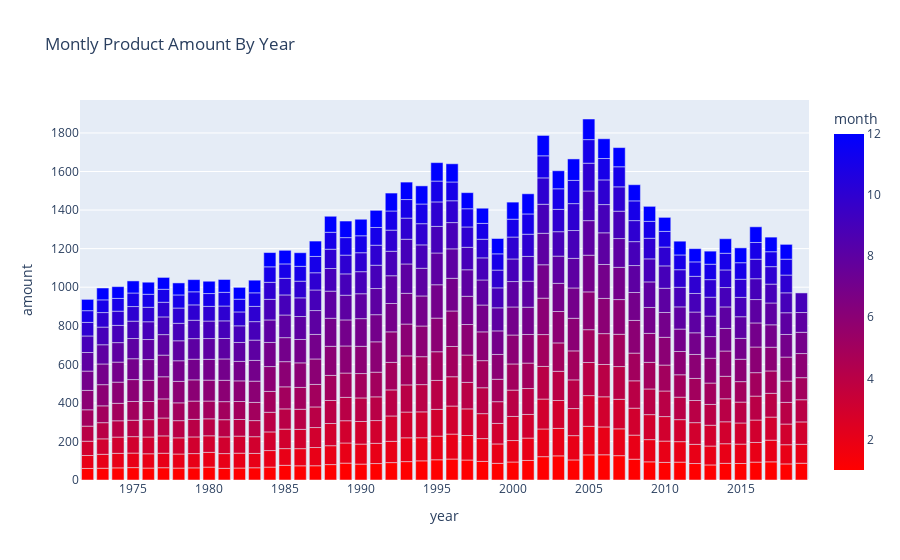

Notebook source saved alongside this figure:
### Code cell
fig = px.bar(df, x='year', y='amount', 
             color='month', 
             title='Montly Product Amount By Year',
             color_continuous_scale='Bluered_r')

fig.show()

### Figure 1 — Plotly figure (JSON) as saved in the notebook; plotly's stock layout.template omitted (floating-point values rounded to 4 significant figures; data arrays with more than 128 entries replaced by an {"elided": "..."} marker saying what was removed)
{"data": [{"alignmentgroup": "True", "hovertemplate": "year=%{x}<br>amount=%{y}<br>month=%{marker.color}<extra></extra>", "legendgroup": "", "marker": {"color": {"elided": "573 int values"}, "coloraxis": "coloraxis", "pattern": {"shape": ""}}, "name": "", "offsetgroup": "", "orientation": "v", "showlegend": false, "textposition": "auto", "type": "bar", "x": {"elided": "573 int values"}, "xaxis": "x", "y": {"elided": "573 float values"}, "yaxis": "y"}], "layout": {"barmode": "relative", "coloraxis": {"colorbar": {"title": {"text": "month"}}, "colorscale": [[0, "rgb(255,0,0)"], [1, "rgb(0,0,255)"]]}, "legend": {"tracegroupgap": 0}, "title": {"text": "Montly Product Amount By Year"}, "xaxis": {"anchor": "y", "domain": [0, 1], "title": {"text": "year"}}, "yaxis": {"anchor": "x", "domain": [0, 1], "title": {"text": "amount"}}}}
